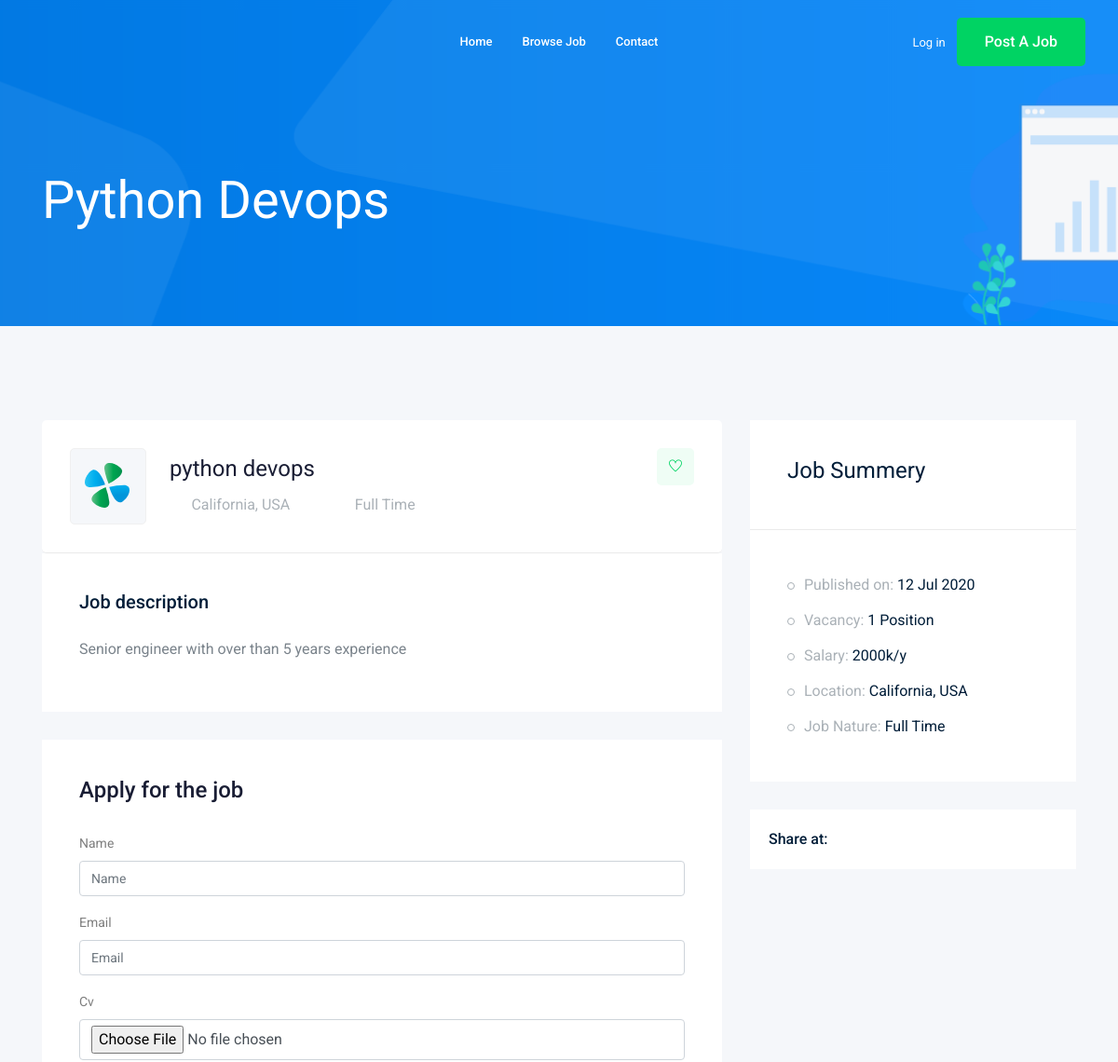
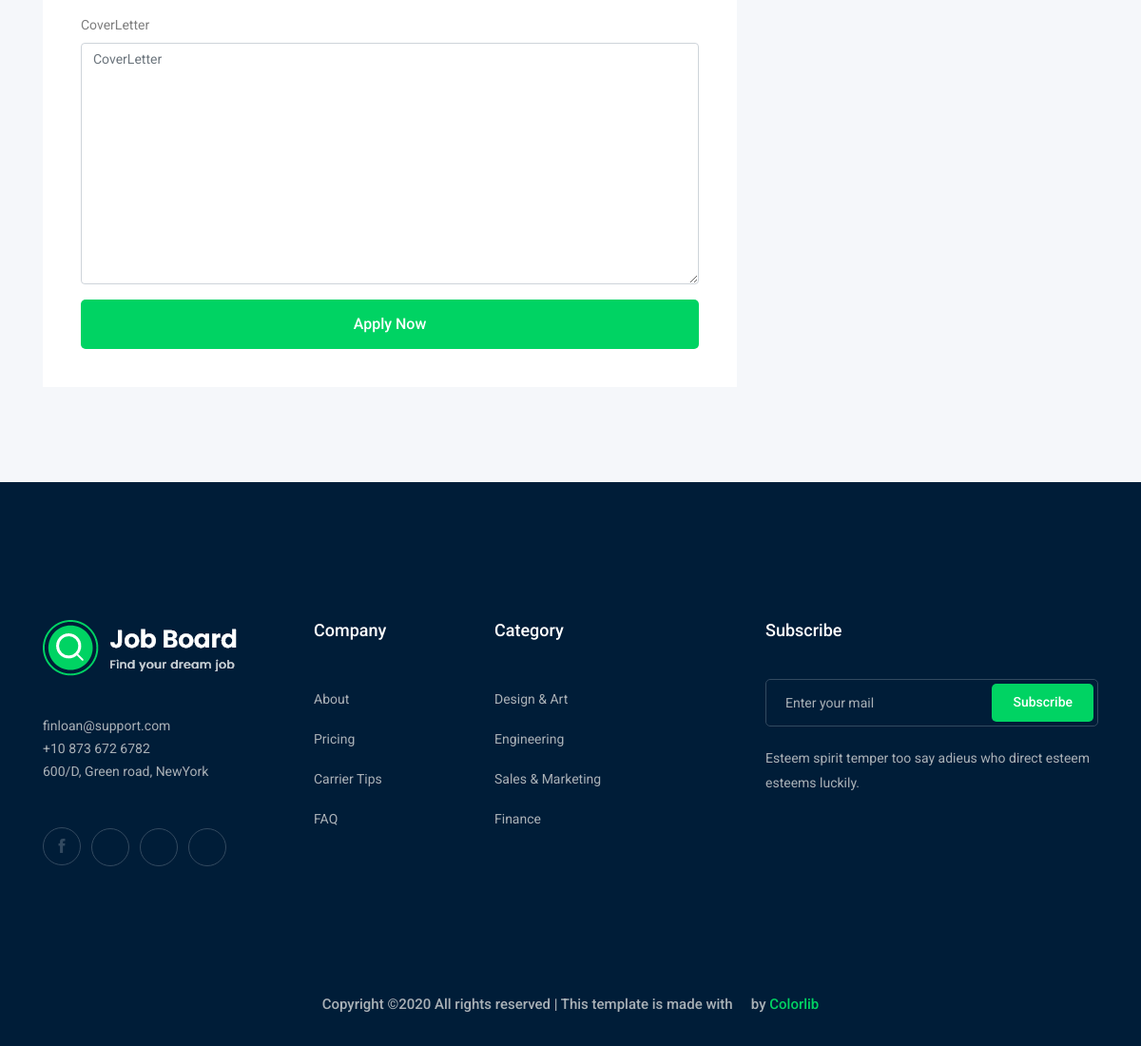
Page /jobs/python-devops/ on the committed database (2 pictures, top to bottom).
### job/models.py (models this page shows, shortened)
class Job(models.Model):
    owner = models.ForeignKey(User,related_name='job_owner',on_delete=models.CASCADE )
    title = models.CharField(max_length=80)
    job_type = models.CharField(max_length=20, choices=JOB_TYPE)
    description = models.TextField(max_length=1000)
    published_at = models.DateTimeField(auto_now=True)
    vacancy = models.IntegerField(default=1)
    salary = models.IntegerField(default=0)
    experience = models.IntegerField(default=1)
    category = models.ForeignKey("Category", on_delete=models.CASCADE)
    image = models.ImageField(upload_to=imageUpload)
    slug = models.SlugField(blank=True, null=True)
    def __str__(self):
        return self.title

### job/views.py (the view)
# urls.py: path('<str:slug>/',views.jobDetail,name="jobDetail"),
def jobDetail(request, slug):
    jobDetail = Job.objects.get(slug=slug)  # fetch data ==> model queryset
    if request.method == 'POST':
        form = ApplyForm(request.POST, request.FILES)
        print("inside post")
        if form.is_valid():
            myform = form.save(commit=False)
            myform.job = jobDetail
            myform = form.save()
    else:
        form = ApplyForm()
    context = {
        'job': jobDetail,
        'form1': form
    }
    return render(request, 'job/jobDetail.html', context)

### job/forms.py
class ApplyForm(forms.ModelForm):
    class Meta:
        model = Apply
        fields = ['name','email','cv','coverLetter']

### job/templates/job/jobDetail.html (shortened to what this page needs)
{% extends 'base.html' %}
{% load bootstrap4 %}
{% load static %}
{% block body %}
<div class="bradcam_area bradcam_bg_1">
    <div class="container">
        <div class="row">
            <div class="col-xl-12">
                <div class="bradcam_text">
                    <h3>{{job}}</h3>
                </div>
            </div>
        </div>
    </div>
</div>
<div class="job_details_area">
    <div class="container">
        <div class="row">
            <div class="col-lg-8">
                <div class="job_details_header">
                    <div class="single_jobs white-bg d-flex justify-content-between">
                        <div class="jobs_left d-flex align-items-center">
                            <div class="thumb">
                                <img src="img/svg_icon/1.svg" alt="">
                            </div>
                            <div class="jobs_conetent">
                                <a href="#"><h4>{{job}}</h4></a>
                                <div class="links_locat d-flex align-items-center">
                                    <div class="location">
                                        <p><i class="fa fa-map-marker"></i> California, USA</p>
                                    </div>
                                    <div class="location">
                                        <p><i class="fa fa-clock-o"></i>{{job.job_type}}</p>
                                    </div>
                                </div>
                            </div>
                        </div>
                        <div class="jobs_right">
                            <div class="apply_now">
                                <a class="heart_mark" href="#"> <i class="ti-heart"></i> </a>
                            </div>
                        </div>
                    </div>
                </div>
                <div class="descript_wrap white-bg">
                    <div class="single_wrap">
                        <h4>Job description</h4>
                        <p>{{job.description}}</p>
                    </div>
                </div>
                <div class="apply_job_form white-bg">
                    <h4>Apply for the job</h4>
                    <form  method="POST" enctype="multipart/form-data">
                        {% bootstrap_form form1 %}
                        {% buttons %}
                        <button class="boxed-btn3 w-100" type="submit">Apply Now</button>
                        {% endbuttons %}
                    </form>
                </div>
            </div>
            <div class="col-lg-4">
                <div class="job_sumary">
                    <div class="summery_header">
                        <h3>Job Summery</h3>
                    </div>
                    <div class="job_content">
                        <ul>
                            <li>Published on: <span>{{job.published_at|date:'d M o'}}</span></li>
                            <li>Vacancy: <span>{{job.vacancy}} Position</span></li>
                            <li>Salary: <span>{{job.salary}}k/y</span></li>
                            <li>Location: <span>California, USA</span></li>
                            <li>Job Nature: <span> {{job.job_type}}</span></li>
                        </ul>
                    </div>
                </div>
                <div class="share_wrap d-flex">
                    <span>Share at:</span>
                    <ul>
                        <li><a href="#"> <i class="fa fa-facebook"></i></a></li>
                        <li><a href="#"> <i class="fa fa-google-plus"></i></a></li>
                        <li><a href="#"> <i class="fa fa-twitter"></i></a></li>
                        <li><a href="#"> <i class="fa fa-envelope"></i></a></li>
                    </ul>
                </div>
                <div class="job_location_wrap">
                    <div class="job_lok_inner">
                        <div id="map" style="height: 200px;"></div>
                    </div>
                </div>
            </div>
        </div>
    </div>
</div>
{% endblock body %}

### rows in the picture
Job: title "Python Devops", title "python devops", job_type "Full Time", description "Senior engineer with over than 5 years experience", published_at "12 Jul 2020", vacancy "1", salary "2000"
